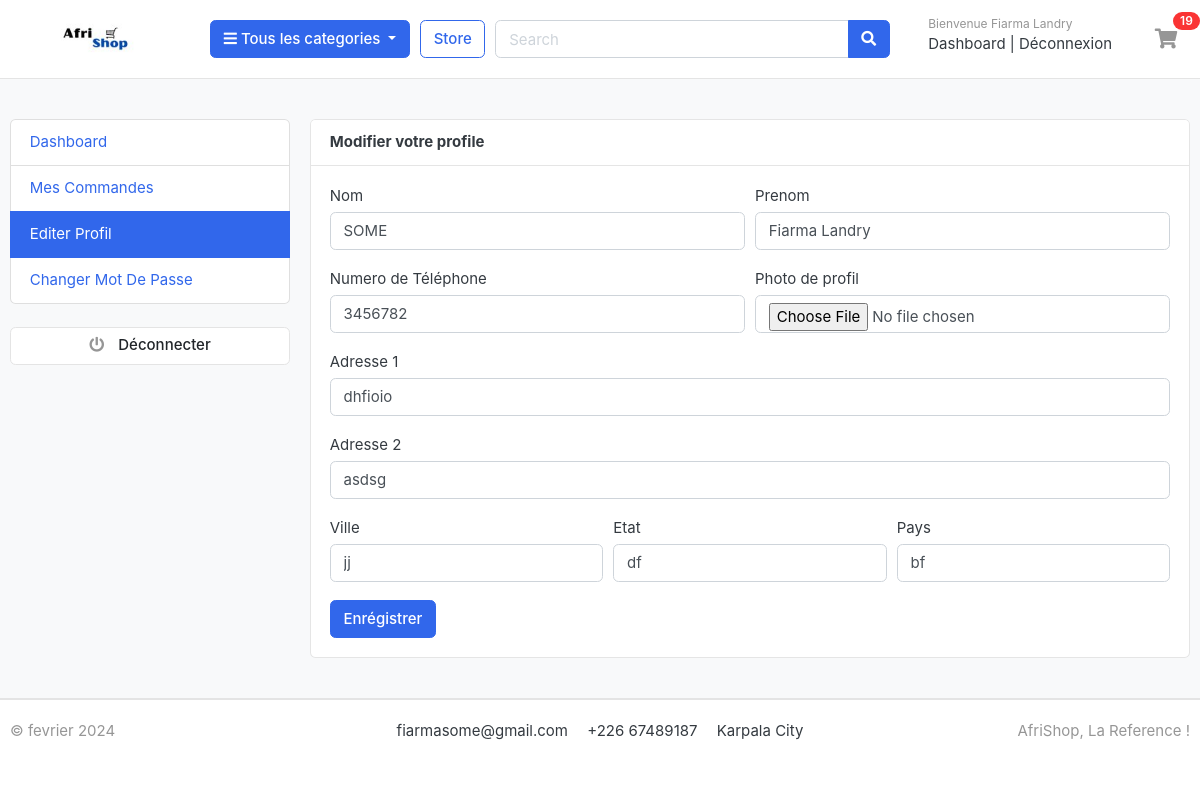
/accounts/edit_profile/ (signed in), run on the app's committed database.
### accounts/models.py (models this page shows, shortened)
class Account(AbstractBaseUser):
	nom = models.CharField(max_length=50)
	prenom = models.CharField(max_length=50)
	username = models.CharField(max_length=50, unique=True)
	email = models.EmailField(max_length=100, unique=True)
	phone_number = models.CharField(max_length=50)
	date_joined = models.DateTimeField(auto_now_add=True)
	last_login = models.DateTimeField(auto_now_add=True)
	is_admin = models.BooleanField(default=False)
	is_active = models.BooleanField(default=False)
	is_superadmin = models.BooleanField(default=False)
	is_staff = models.BooleanField(default=False)
	USERNAME_FIELD = 'email'
	REQUIRED_FIELDS = ['username', 'nom', 'prenom']
	objects = MyAccountManager()

class UserProfile(models.Model):
	user = models.OneToOneField(Account, on_delete=models.CASCADE)
	address_line_1 = models.CharField(blank=True, max_length=100)
	address_line_2 = models.CharField(blank=True, max_length=100)
	profile_picture = models.ImageField(blank=True, upload_to='userprofile')
	city = models.CharField(blank=True, max_length=20)
	state = models.CharField(blank=True, max_length=20)
	country = models.CharField(blank=True, max_length=20)

### accounts/views.py (the view)
# urls.py: path('edit_profile/', views.edit_profile, name='edit_profile'), # pour modifier le profile utilisateur
@login_required(login_url='login')
def edit_profile(request):
	userprofile = get_object_or_404(UserProfile, user=request.user)# on recupere le profile utilisareuer sinon on lui renvoie une erreur
	if request.method == 'POST': # si c'est pour soumettre les donnees du formulaire
		user_form = UserForm(request.POST, instance=request.user) #formulaire de l'instance utiliseur
		profile_form = UserProfileForm(request.POST, request.FILES, instance=userprofile)# formulaire du profile
		if user_form.is_valid() and profile_form.is_valid(): # si les 2 formulaires snt valides
			user_form.save() # enregistre
			profile_form.save()#  sauvegarde
			messages.success(request, 'Votre profile est bien mis à jours.')# msg de success
			return redirect('dashboard')
	else:
		user_form = UserForm(instance=request.user)
		profile_form = UserProfileForm(instance=userprofile)
	context = {
		'user_form':user_form,
		'profile_form':profile_form,
		'userprofile':userprofile,
	}
	return render(request, 'accounts/edit_profile.html', context)

### accounts/forms.py
class UserForm(forms.ModelForm):
	class Meta:
		model = Account
		fields = ('nom', 'prenom', 'phone_number')
	def __init__(self, *args, **kwargs):
		super(UserForm, self).__init__(*args, **kwargs)
		for field in self.fields:
			self.fields[field].widget.attrs['class'] = 'form-control'

class UserProfileForm(forms.ModelForm):
	profile_picture = forms.ImageField(required=False, error_messages = {'invalid':("Image files only")}, widget=forms.FileInput)
	class Meta:
		model = UserProfile
		fields = ('address_line_1', 'address_line_2', 'city', 'state', 'country', 'profile_picture')
	def __init__(self, *args, **kwargs):
		super(UserProfileForm, self).__init__(*args, **kwargs)
		for field in self.fields:
			self.fields[field].widget.attrs['class'] = 'form-control'

### carts/context_processors.py (called while the page is built)
def counter(request):
    cart_count = 0 # initialisation  de la varible
    if 'admin' in request.path:
        return {}
    else:
        try:
            cart = Cart.objects.filter(cart_id=_cart_id(request))
            if request.user.is_authenticated: # si l'utilisateur est authentifie
                cart_items = CartItem.objects.all().filter(user=request.user) # on filtre les articles de l'utilisateur connecte
            else:
                cart_items = CartItem.objects.all().filter(cart=cart[:1])
            for cart_item in cart_items:
                cart_count +=cart_item.quantity
        except Cart.DoesNotExist:
            cart_count = 0
        return dict(cart_count=cart_count)

### carts/views.py (called while the page is built)
def _cart_id(request):
    cart = request.session.session_key
    if not cart:
        cart = request.session.create()
    return cart

### category/context_processor.py (called while the page is built)
def menu_links(request):
    links = Category.objects.all()
    return dict(links=links)

### category/models.py (called while the page is built)
    def get_url(self):
	    return reverse('products_by_category', args=[self.slug])

### templates/accounts/edit_profile.html (shortened to what this page needs)
{%  extends 'base.html' %}
{% block content %}
<section class="section-conten padding-y bg">
<div class="container">
	<div class="row">
	{% include 'includes/dashboard_sidebar.html' %}
	<main class="col-md-9">
		<article class="card">
		<header class="card-header">
			<strong class="d-inline-block mr-3">Modifier votre profile</strong>
		</header>
		<div class="card-body">
			<div class="row">
				<div class="col-md-12">
					<form action="{% url 'edit_profile' %}" method="POST" enctype="multipart/form-data">
						<div class="form-row">
							<div class="form-group col-md-6">
								<label>Nom</label>
								{{user_form.nom}}
							</div>
							<div class="form-group col-md-6">
								<label>Prenom</label>
								{{user_form.prenom}}
							</div>
						</div>
						<div class="form-row">
							<div class="form-group col-md-6">
								<label>Numero de Téléphone</label>
                                {{user_form.phone_number}}
							</div>
							<div class="form-group col-md-6">
								<label>Photo de profil</label>
								{{profile_form.profile_picture}}
							</div>
						</div>
						<div class="form-group">
								<label>Adresse 1</label>
								{{profile_form.address_line_1}}
						</div>
						<div class="form-group">
								<label>Adresse 2</label>
								{{profile_form.address_line_2}}
						</div>
						<div class="form-row">
							<div class="form-group col-md-4">
								<label>Ville</label>
								{{profile_form.city}}
						</div>
						<div class="form-group col-md-4">
								<label>Etat</label>
								{{profile_form.state}}
						</div>
						<div class="form-group col-md-4">
								<label>Pays</label>
								{{profile_form.country}}
						</div>
						</div>
						<input type="submit" value="Enrégistrer" class="btn btn-primary">
					</form>
				</div>
			</div>
		</div>
		</article>
	</main>
</div>
</div>
</section>
{% endblock %}

### templates/includes/navbar.html (shortened to what this page needs)
    {% load static %}
<header class="section-header">
<section class="header-main border-bottom">
	<div class="container">
<div class="row align-items-center">
	<div class="col-lg-2 col-md-3 col-6">
		<a href="{% url 'home' %}" class="brand-wrap">
			<img class="logo" src="{% static './images/banners/logo.jpg' %}">
		</a>
	</div>
	<div class="col-lg col-sm col-md col-6 flex-grow-0">
		<div class="category-wrap dropdown d-inline-block float-right">
			<button type="button" class="btn btn-primary dropdown-toggle" data-toggle="dropdown">
				<i class="fa fa-bars"></i> Tous les categories
			</button>
		</div>
	</div>
	<a href="{% url 'store' %}" class="btn btn-outline-primary">Store</a>
	<div class="col-lg  col-md-6 col-sm-12 col">
		<form action="{% url 'search' %}" class="search" method="GET">
			<div class="input-group w-100">
			    <input type="text" class="form-control" style="width:60%;" placeholder="Search" name="keyword">
			    <div class="input-group-append">
			      <button class="btn btn-primary" type="submit">
			        <i class="fa fa-search"></i>
			      </button>
			    </div>
		    </div>
		</form>
	</div>
	<div class="col-lg-3 col-sm-6 col-8 order-2 order-lg-3">
				<div class="d-flex justify-content-end mb-3 mb-lg-0">
					{%  if user.id is None %}
					<div class="widget-header">
						<small class="title text-muted">Bienvenue invité</small>
						<div>
							<a href="{% url 'login' %}">Connexion</a> <span class="dark-transp"> | </span>
							<a href="{% url 'register' %}">S'enregistrer</a>
						</div>
					</div>
					{% else %}
					<div class="widget-header">
						<small class="title text-muted">Bienvenue {{user.prenom}}</small>
						<div>
							<a href="{% url 'dashboard' %}">Dashboard</a> <span class="dark-transp"> | </span>
							<a href="{% url 'logout' %}">Déconnexion</a>
						</div>
					</div>
					{% endif %}
					<a href="{% url 'cart' %}" class="widget-header pl-3 ml-3">
						<div class="icon icon-sm rounded-circle"><i class="fa fa-shopping-cart"></i></div>
						<span class="badge badge-pill badge-danger notify">{{cart_count}}</span>
					</a>
				</div>
			</div>
</div>
	</div>
</section>
</header>

### static/css/ui.css (style rules this page uses)
html { font-family: "Inter", sans-serif; font-size: 15px; }
.icon-xs, .icon-sm, .icon-md, .icon-lg { display: inline-block; text-align: center; flex-shrink: 0; flex-grow: 0; }
.icon-sm { width: 48px; height: 48px; line-height: 48px !important; font-size: 20px; }
.padding-y { padding-top: 40px; padding-bottom: 40px; }
article:after, .form-group:after { display: block; clear: both; content: ""; }
.bg { background-color: #f8f9fa; }
.header-main { position: relative; padding-top: 1rem; padding-bottom: 1rem; }
.brand-wrap .logo, .navbar-brand .logo { margin-right: 7px; max-height: 42px; display: inline-block; }
.widget-header { display: inline-block; vertical-align: middle; position: relative; }
.widget-header a { color: #343a40; }
.widget-header i { color: #969696; }
.widget-header .title { display: block; }
.widget-header .notify { position: absolute; top: -3px; right: -10px; }
.notify { position: absolute; top: -4px; right: -10px; display: inline-block; padding: 0.25em 0.6em; font-size: 12px; line-height: 1; text-align: center; border-radius: 3rem; color: #fff; background-color: #fa3434; }
.btn-primary { color: red; }

### data on the page
Account: prenom "Fiarma Landry", nom "SOME", phone_number "3456782"
UserProfile: address_line_1 "dhfioio", address_line_2 "asdsg", city "jj", state "df", country "bf"

### other printed values
{{ cart_count }} "19"
